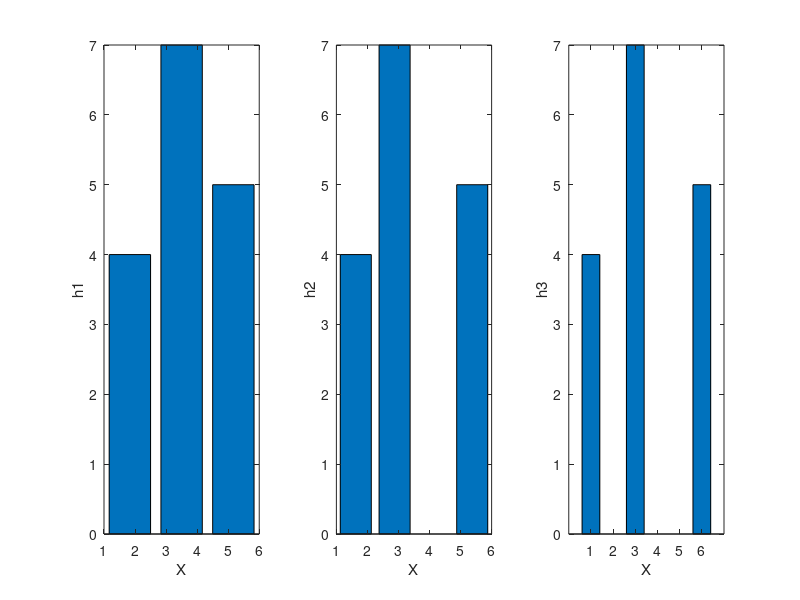

This figure's MATLAB source:
clear variables;
close all;

X=[1,3,6,6,1,3,3,6,1,3,6,6,3,1,3,3];

figure(1);

% ==========
[h1,xout1]=hist(X,3);  % h1 : ordonn�es de l'histogramme de X
                       % xout1 : abscisse de l'histogramme de X
                       % remarque : l'histogramme ne s'affiche pas

disp([xout1;h1]);   % affichage des valeurs de xout1 et h1 dans la
                    % fenetre de commande
subplot(131);
bar(xout1,h1);      % affichage sous la forme d'un histogramme
xlabel('X');
ylabel('h1');

% ==========
[h2,xout2]=hist(X,4);
disp([xout2;h2]); 
subplot(132);
bar(xout2,h2);
xlabel('X');
ylabel('h2');

% ==========
[h3,xout3]=hist(X,1:6);
disp([xout3;h3]);
subplot(133);
bar(xout3,h3);
xlabel('X');
ylabel('h3');

